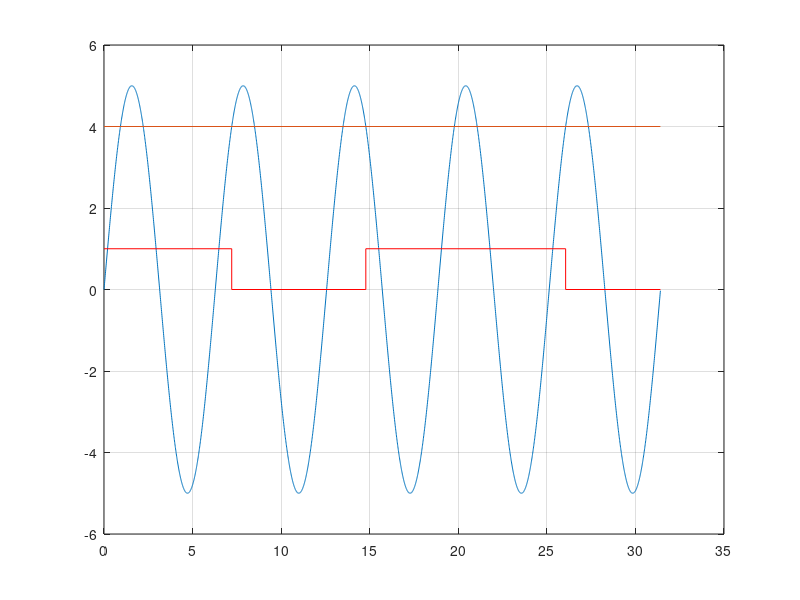

This chart was generated by the following MATLAB code:
clc, clear, close all
trig = 4
x = 0:0.01:10*pi
y = 5*sin(x);
% NEJISTOTA
idx = abs(y-trig) < 0.005

plot(x,y)
hold on
plot([x(1) x(end)],[trig trig])
CHANGE = x(idx)
numel(find(idx==1))
CHANGE = [0, CHANGE(1,:)]
CHANGE = [CHANGE(1,:), x(end)]
for i = 1:numel(CHANGE)-1
    if mod(i,2) == 1
        plot([CHANGE(i) CHANGE(i+1)],[1 1], 'r-')
    else 
        plot([CHANGE(i) CHANGE(i+1)],[0 0], 'r-')
    end
end
for i = 2:numel(CHANGE)-1
    if mod(i,2) == 1
        plot([CHANGE(i) CHANGE(i)],[1 0], 'r-')
    else 
        plot([CHANGE(i) CHANGE(i)],[1 0], 'r-')
    end
end
grid on
